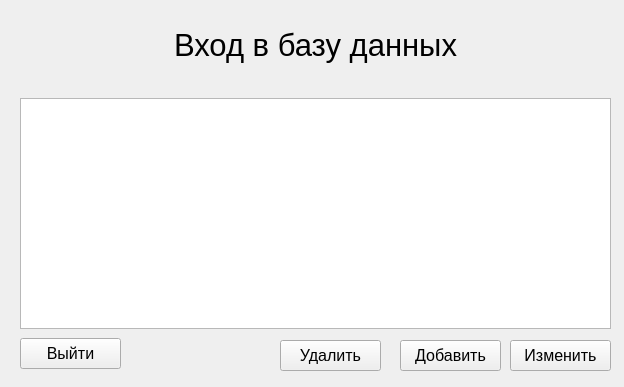
<?xml version="1.0" encoding="UTF-8"?>
<ui version="4.0">
 <class>SingIn</class>
 <widget class="QWidget" name="SingIn">
  <property name="geometry">
   <rect>
    <x>0</x>
    <y>0</y>
    <width>624</width>
    <height>387</height>
   </rect>
  </property>
  <property name="windowTitle">
   <string>Form</string>
  </property>
  <widget class="QListWidget" name="listWidget">
   <property name="geometry">
    <rect>
     <x>20</x>
     <y>98</y>
     <width>591</width>
     <height>231</height>
    </rect>
   </property>
   <property name="font">
    <font>
     <pointsize>11</pointsize>
    </font>
   </property>
  </widget>
  <widget class="QLabel" name="Title">
   <property name="geometry">
    <rect>
     <x>10</x>
     <y>9</y>
     <width>611</width>
     <height>71</height>
    </rect>
   </property>
   <property name="font">
    <font>
     <pointsize>23</pointsize>
    </font>
   </property>
   <property name="text">
    <string>Вход в базу данных</string>
   </property>
   <property name="alignment">
    <set>Qt::AlignCenter</set>
   </property>
  </widget>
  <widget class="QPushButton" name="editButton">
   <property name="geometry">
    <rect>
     <x>510</x>
     <y>340</y>
     <width>101</width>
     <height>31</height>
    </rect>
   </property>
   <property name="font">
    <font>
     <pointsize>12</pointsize>
    </font>
   </property>
   <property name="text">
    <string>Изменить</string>
   </property>
  </widget>
  <widget class="QPushButton" name="exitButton">
   <property name="geometry">
    <rect>
     <x>20</x>
     <y>338</y>
     <width>101</width>
     <height>31</height>
    </rect>
   </property>
   <property name="font">
    <font>
     <pointsize>12</pointsize>
    </font>
   </property>
   <property name="text">
    <string>Выйти</string>
   </property>
  </widget>
  <widget class="QPushButton" name="addButton">
   <property name="geometry">
    <rect>
     <x>400</x>
     <y>340</y>
     <width>101</width>
     <height>31</height>
    </rect>
   </property>
   <property name="font">
    <font>
     <pointsize>12</pointsize>
    </font>
   </property>
   <property name="text">
    <string>Добавить</string>
   </property>
  </widget>
  <widget class="QPushButton" name="removeButton">
   <property name="geometry">
    <rect>
     <x>280</x>
     <y>340</y>
     <width>101</width>
     <height>31</height>
    </rect>
   </property>
   <property name="font">
    <font>
     <pointsize>12</pointsize>
    </font>
   </property>
   <property name="text">
    <string>Удалить</string>
   </property>
  </widget>
 </widget>
 <resources/>
 <connections/>
</ui>
